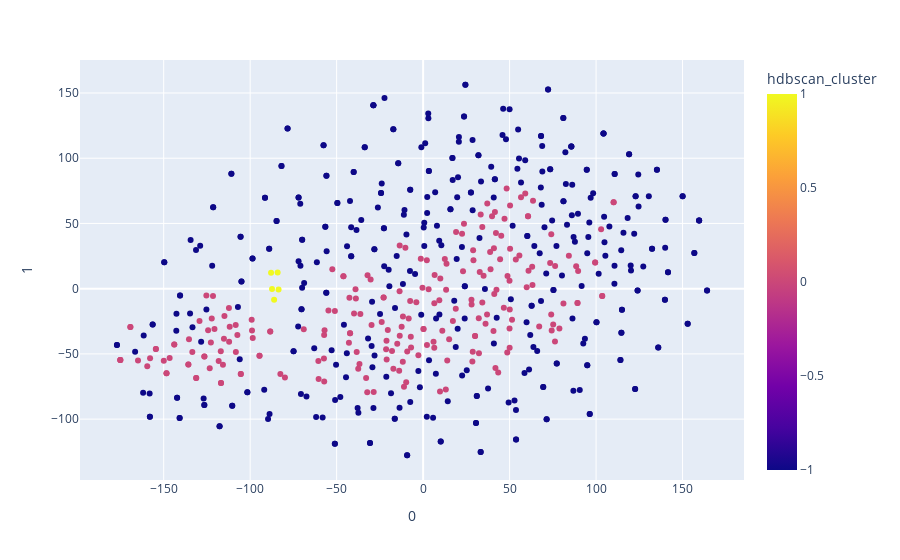

This figure's notebook cell:
### Code cell
fig_hdbscan = px.scatter(df, x=0, y=1, hover_data=['sentence'], color="hdbscan_cluster")
fig_hdbscan.show()

### Figure 1 — Plotly figure (JSON) as saved in the notebook; plotly's stock layout.template omitted (floating-point values rounded to 4 significant figures; data arrays with more than 128 entries replaced by an {"elided": "..."} marker saying what was removed)
{"data": [{"customdata": {"elided": "599x1 str values"}, "hovertemplate": "0=%{x}<br>1=%{y}<br>sentence=%{customdata[0]}<br>hdbscan_cluster=%{marker.color}<extra></extra>", "legendgroup": "", "marker": {"color": {"elided": "599 int values"}, "coloraxis": "coloraxis", "symbol": "circle"}, "mode": "markers", "name": "", "orientation": "v", "showlegend": false, "type": "scatter", "x": {"elided": "599 float values"}, "xaxis": "x", "y": {"elided": "599 float values"}, "yaxis": "y"}], "layout": {"coloraxis": {"colorbar": {"title": {"text": "hdbscan_cluster"}}, "colorscale": [[0, "#0d0887"], [0.1111, "#46039f"], [0.2222, "#7201a8"], [0.3333, "#9c179e"], [0.4444, "#bd3786"], [0.5556, "#d8576b"], [0.6667, "#ed7953"], [0.7778, "#fb9f3a"], [0.8889, "#fdca26"], [1, "#f0f921"]]}, "legend": {"tracegroupgap": 0}, "margin": {"t": 60}, "xaxis": {"anchor": "y", "domain": [0, 1], "title": {"text": "0"}}, "yaxis": {"anchor": "x", "domain": [0, 1], "title": {"text": "1"}}}}
